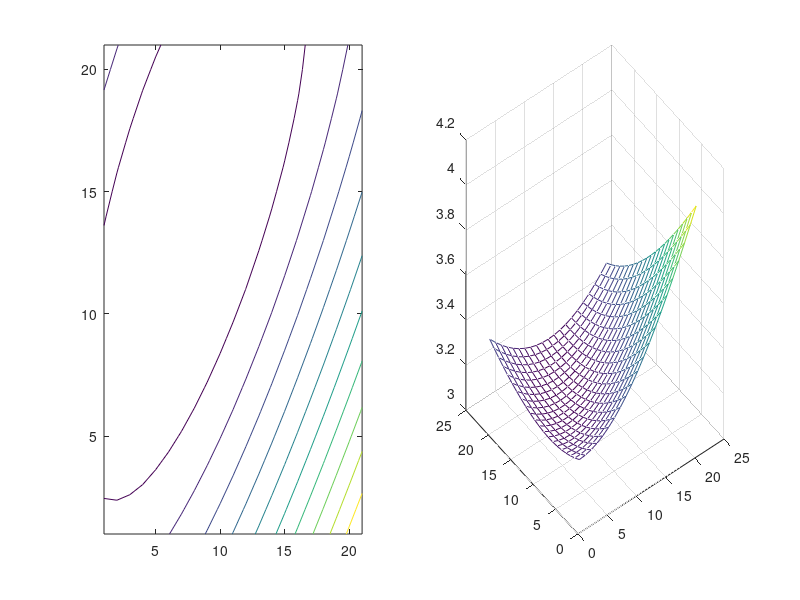

Here is the MATLAB script that generated this plot:
% G2FERMAT

% FERMAT's PRINCIPLE

% t is the time to go from the initial position (0,0) to point (xq,q) with velocity v1
% tt is the tiime to go from point (xq,q) to point (xp,p) with velocity v2
% ttt is the time to go from point (xp,p) to the final position (xf,yf) with velocity v3
% There is a q and p value for minimum time

function G2FERMAT;
N = 20;
i = (0:1:N);
k = (0:1:N);
q = i;
p = k;
xq = 20;
xp = 40;
xf = 60;
yf = 60;
v1 = 14;
v2 = 21;
v3 = 52;

t = sqrt((xq)^2+(q).^2)/v1;
for r=1:length(q);
    for c=1:length(p);
        tt(r,c) = sqrt((xp-xq)^2+(p(c)-q(r)).^2)/v2;
    end;
end;
ttt = sqrt((xf-xq)^2+(yf-p).^2)/v3;

for r=1:length(q);
    for c=1:length(p);
        T(c,r) = tt(r)+tt(r,c) + ttt(c);
    end;
end;
M =T;

figure(1);
subplot(1,2,1);
contour(M);
subplot(1,2,2);
mesh(M);
